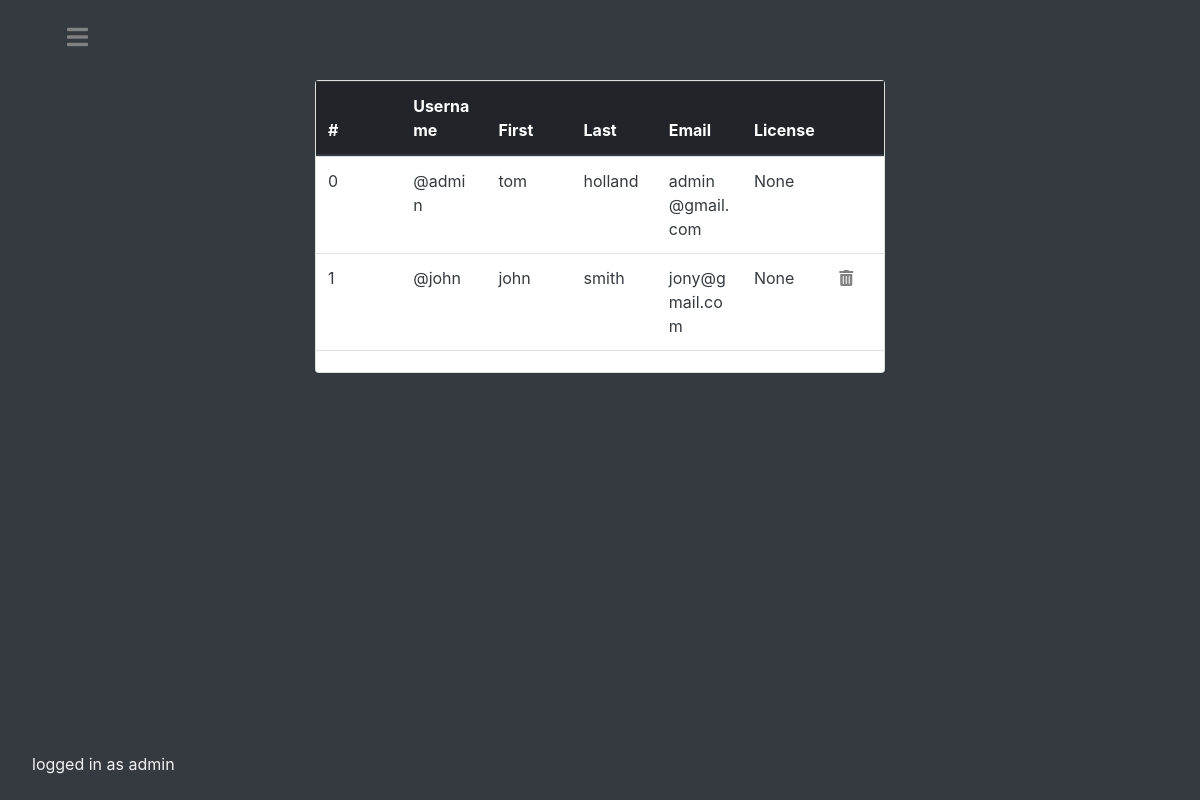
The page /admin/dashboard/users (signed in) on the database its author committed.
### tables this page shows
CREATE TABLE users (username text PRIMARY KEY, fName text, sName text, emailAddress text, password text, admin bool);

### main.py (the view, shortened to what this page needs)
@app.route("/admin/dashboard/users", methods=['GET', 'POST'])
@login_required
def adminusers():
    if current_user.getAdminPerms():
        db = Database()
        tempusers = db.getAll('users')
        users = []
        for user in tempusers:
            user = list(user)
            dbattempt = db.checkIfUserHasLicense(user[0])
            if dbattempt:
                user.append(dbattempt)
            else:
                user.append(None)
            users.append(user)
        db.closeConnection()
        return render_template('adminusers.html', users=users)
    else:
        reason = f'Insufficient permissions.'
        return render_template('redirect.html', reason=reason)

### api.py (called while the page is built)
    def closeConnection(self):
        self.conn.close()
        return

    def getAll(self, dbname):
        self.c.execute(f'''SELECT * FROM {dbname}''')
        result = self.c.fetchall()
        return result

    def searchUsersByUsername(self, user):
        self.c.execute(f'''SELECT * FROM users WHERE username = ?''', (user,))
        result = self.c.fetchone()
        return result

    def checkIfUserHasLicense(self, username):
        self.c.execute(f'''SELECT license FROM licenses WHERE username = ?''',
                       (username,))
        result = self.c.fetchone()
        if result:
            return result[0]
        else:
            return False

### main.py (called while the page is built)
@login_manager.user_loader
def load_user(username):
    dbconnection = Database()
    result = dbconnection.searchUsersByUsername(username)
    dbconnection.closeConnection()
    if result:
        if result[5] == "FALSE":
            return User(result[0], result[1], result[2], result[3], result[4])
        else:
            return AdministativeUser(result[0], result[1], result[2], result[3], result[4])
    else:
        return None

    def getAdminPerms(self):
        return self.isadmin

### templates/adminusers.html (shortened to what this page needs)
<!DOCTYPE html>
<html lang="en">
<head>
    <link rel="stylesheet" href="https://use.fontawesome.com/releases/v5.0.8/css/all.css">
    <link rel="stylesheet" href="https://maxcdn.bootstrapcdn.com/bootstrap/4.0.0/css/bootstrap.min.css"
>
    <link rel= "stylesheet" type= "text/css" href= "{{ url_for('static',filename='styles/adminusers.css') }}">
</head>
<body class="bg-dark">
<div id="mySidenav" class="sidenav">
    <p class="footer fixed-bottom">logged in as {{ current_user.id }}</p>
</div>
<div id="main" class="container-fluid h-10 bg-dark text-white">
    <div class="col-3 text-left">
        <div class="navbarbutton"><a href="#" onclick="openNav()"><i class="fas fa-bars"></i></a></div>
    </div>
</div>
<div class="container-fluid h-80 bg-dark text-white">
    <div class="row h-90">
        <div class="col-3 text-left">
        </div>
        <div class="col-md-6 text-left justify-content-center align-items-center">
            <div class="card">
                <table id="dbtable" class="table mb-3 px-2">
                    <thead class="thead-dark">
                    <tr class="clickable">
                        <th scope="col" onclick="sortTable2(0)">#</th>
                        <th scope="col" onclick="sortTable2(1)">Username</th>
                        <th scope="col" onclick="sortTable2(2)">First</th>
                        <th scope="col" onclick="sortTable2(3)">Last</th>
                        <th scope="col" onclick="sortTable2(4)">Email</th>
                        <th scope="col" onclick="sortTable2(5)">License</th>
                        <th scope="col" width="10%"></th>
                    </tr>
                    </thead>
                    <tbody>
                    {% for value in users %}
                    <tr class="text-dark">
                        <td scope="row ">{{ users.index(value) }}</td>
                        <td>@{{ value[0] }}</td>
                        <td>{{ value[1] }}</td>
                        <td>{{ value[2] }}</td>
                        <td>{{ value[3] }}</td>
                        <td>{{ value[6] }}</td>
                        {% if value[5] == "FALSE" %}
                            <td width="10%"><form method="post"><button  id="delete" name="delete" type="submit" class="invisblebutton" value="{{ value[0] }}"><i class="fas fa-trash-alt"></i></button></form></td>
                        {% else %}
                            <td width="10%"></td>
                        {% endif %}
                    </tr>
                    {% endfor %}
                    </tbody>
                </table>
            </div>
        </div>
        <div class="col-3"></div>
    </div>
</div>
<div class="container-fluid h-10 bg-dark text-white "></div>
</body>
</html>

### static/styles/adminusers.css (style rules this page uses)
body,html { height:100%; }
.h-90 { height:90%; }
.h-80 { height:80%; }
.h-10 { height:10%; }
.sidenav { height: 100%; width: 0; position: fixed; z-index: 1; top: 0; left: 0; background-color: #111; overflow-x: hidden; padding-top: 60px; transition: 0.5s; }
.footer { color: #f1f1f1; padding: 8px 8px 8px 32px; white-space: nowrap; }
.navbarbutton { font-size: 150%; color: #E5D4C0; position: fixed; }
.navbarbutton a { padding: 8px 8px 8px 32px; color: #818181; transition: 0.3s; }
.navbarbutton a:link { color: #818181; }
.invisblebutton { background: none!important; border: none; padding: 0!important; font-family: arial, sans-serif; color: #818181; text-decoration: underline; cursor: pointer; }
.clickable { cursor: pointer; }
table { width: 100%; }
thead, tbody tr { display: table; width: 100%; table-layout: fixed; }
tbody { display: block; overflow-y: auto; table-layout: fixed; max-height: 200px; }
#main { transition: margin-left .5s; padding: 20px; }

### rows shown on the page
users: id "admin", index "0", username "admin", fName "tom", sName "holland", emailAddress "admin@gmail.com", value "None"
users: index "1", username "john", fName "john", sName "smith", emailAddress "jony@gmail.com", value "None"
